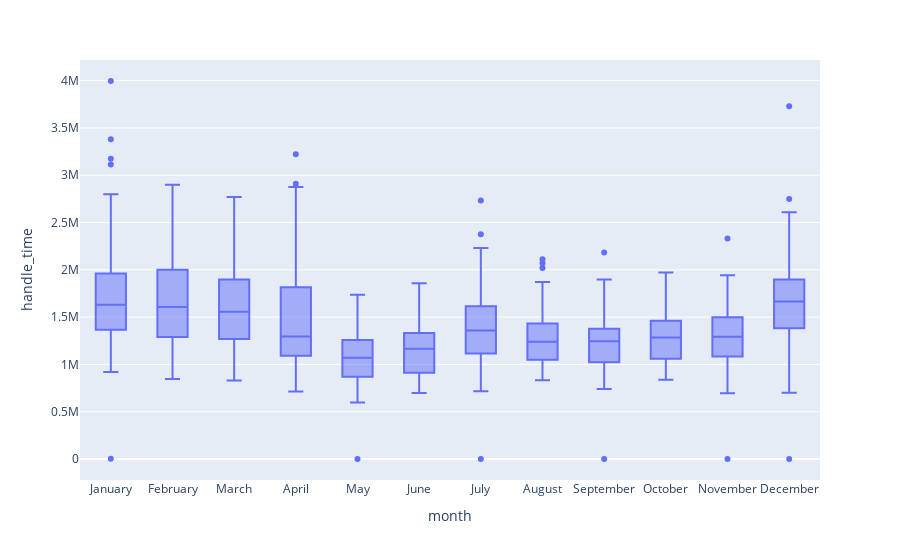

Notebook source saved alongside this figure:
### Code cell
px.box(df, x='month', y='handle_time')

### Figure 1 — Plotly figure (JSON) as saved in the notebook; plotly's stock layout.template omitted (floating-point values rounded to 4 significant figures; data arrays with more than 128 entries replaced by an {"elided": "..."} marker saying what was removed)
{"data": [{"alignmentgroup": "True", "hovertemplate": "month=%{x}<br>handle_time=%{y}<extra></extra>", "legendgroup": "", "marker": {"color": "#636efa"}, "name": "", "notched": false, "offsetgroup": "", "orientation": "v", "showlegend": false, "type": "box", "x": {"elided": "1287 str values"}, "x0": " ", "xaxis": "x", "y": {"elided": "1287 int values"}, "y0": " ", "yaxis": "y"}], "layout": {"boxmode": "group", "legend": {"tracegroupgap": 0}, "margin": {"t": 60}, "xaxis": {"anchor": "y", "domain": [0, 1], "title": {"text": "month"}}, "yaxis": {"anchor": "x", "domain": [0, 1], "title": {"text": "handle_time"}}}}
